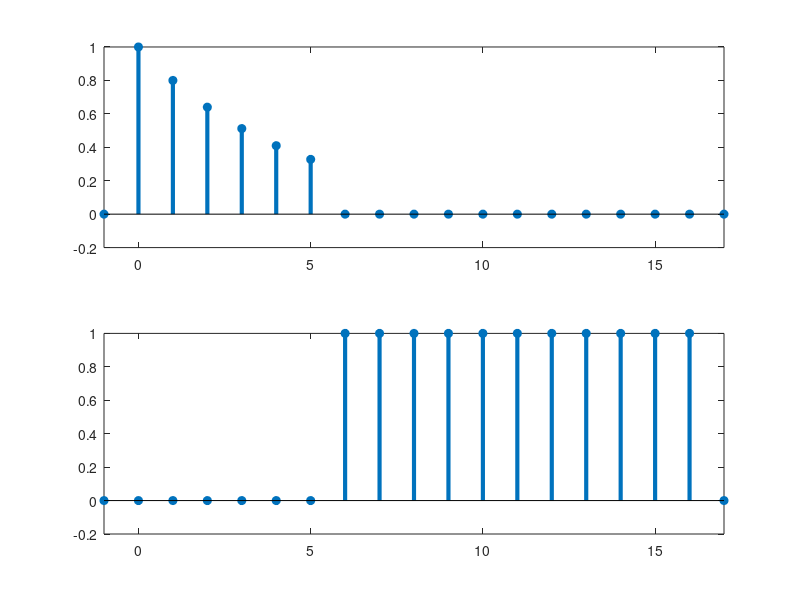

MATLAB code to generate this figure:

n=-3:17;
escalon = @(n) n>=0;
x = zeros(20)
x = (4/5).^n.*(escalon(n)-escalon(n-6));
subplot(211)
stem(n,x,'filled','LineWidth',3)
xlim([-1 17]);
ylim([-.2 1])

subplot(212)
h = zeros(1,33);
n=-12:20;
h = escalon(n-6)-escalon(n-17);
stem(n,h,'filled','LineWidth',3)
xlim([-1 17]);
ylim([-.2 1])